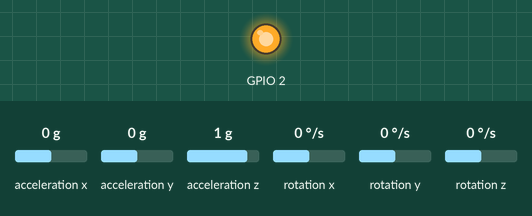
Simulated run of this program. Board: ESP8266 (NodeMCU). Parts: output pins drawn as LEDs (lit = HIGH). Inputs (shaded band) come from the test bench; at power-on: acceleration x 0 g, acceleration y 0 g, acceleration z 1 g, rotation x 0 °/s, rotation y 0 °/s, rotation z 0 °/s. What the program prints to the serial monitor is not drawn.

Above: at 0.1 s.
At 0.6 s:
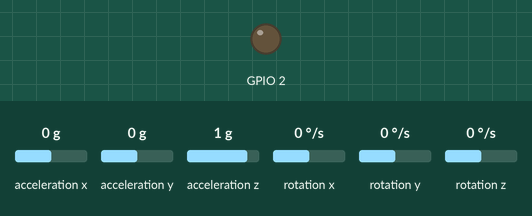
Timing chart, 0 to 2.1 s (numbered marks = the images above):
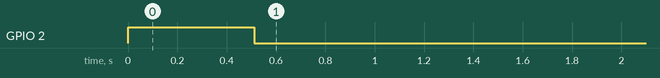

The program:

main.cpp
```cpp
#include <Wire.h>
#include <I2Cdev.h>
#include <MPU6050_6Axis_MotionApps20.h>

MPU6050 mpu;

// MPU control/status vars
bool dmpReady = false;  // set true if DMP init was successful
uint8_t mpuIntStatus;   // holds actual interrupt status byte from MPU
uint8_t devStatus;      // return status after each device operation (0 = success, !0 = error)
uint16_t packetSize;    // expected DMP packet size (default is 42 bytes)
uint16_t fifoCount;     // count of all bytes currently in FIFO
uint8_t fifoBuffer[64]; // FIFO storage buffer

// orientation/motion vars
Quaternion q;        // [w, x, y, z]         quaternion container
VectorFloat gravity; // [x, y, z]            gravity vector
float ypr[3];        // [yaw, pitch, roll]   yaw/pitch/roll container and gravity vector

void setup()
{
  pinMode(2, OUTPUT);
  digitalWrite(2, LOW);
  Wire.begin();
  Serial.begin(38400);

  // Initialize device
  Serial.println("Initializing I2C devices...");
  mpu.initialize();

  digitalWrite(2, HIGH);

  // Verify connection
  Serial.println("Testing device connections...");
  Serial.println(mpu.testConnection() ? "MPU6050 connection successful" : "MPU6050 connection failed");

  // Load and configure the DMP
  Serial.println("Initializing DMP...");
  devStatus = mpu.dmpInitialize();

  digitalWrite(2, HIGH);

  // Make sure it worked (returns 0 if so)
  if (devStatus == 0)
  {
    // Turn on the DMP, now that it's ready
    Serial.println("Enabling DMP...");
    mpu.setDMPEnabled(true);

    // Get expected DMP packet size for later comparison
    packetSize = mpu.dmpGetFIFOPacketSize();
    dmpReady = true;
  }
  else
  {
    // ERROR!
    // 1 = initial memory load failed
    // 2 = DMP configuration updates failed
    // (if it's going to break, usually the code will be 1)
    Serial.print("DMP Initialization failed (code ");
    Serial.print(devStatus);
    Serial.println(")");
    digitalWrite(2, LOW);
  }
  digitalWrite(2, LOW);
  mpu.CalibrateAccel(10);
  mpu.CalibrateGyro(10);
  mpu.PrintActiveOffsets();
}

void loop()
{
  // if programming failed, don't try to do anything
  if (!dmpReady)
  {
    digitalWrite(2, HIGH);
    return;
  }

  // int16_t ax, ay, az, gx, gy, gz;
  // mpu.getMotion6(&ax, &ay, &az, &gx, &gy, &gz);
  // Serial.print("a/g:\t");
  // Serial.print(ax);
  // Serial.print("\t");
  // Serial.print(ay);
  // Serial.print("\t");
  // Serial.print(az);
  // Serial.print("\t");
  // Serial.print(gx);
  // Serial.print("\t");
  // Serial.print(gy);
  // Serial.print("\t");
  // Serial.println(gz);

  // read a packet from FIFO
  if (mpu.dmpGetCurrentFIFOPacket(fifoBuffer))
  { // Get the Latest packet
    // display Euler angles in degrees
    mpu.dmpGetQuaternion(&q, fifoBuffer);
    mpu.dmpGetGravity(&gravity, &q);
    mpu.dmpGetYawPitchRoll(ypr, &q, &gravity);
    Serial.print("ypr\t");
    Serial.print(ypr[0] * 180 / M_PI);
    Serial.print("\t");
    Serial.print(ypr[1] * 180 / M_PI);
    Serial.print("\t");
    Serial.println(ypr[2] * 180 / M_PI);
  }
}
```
